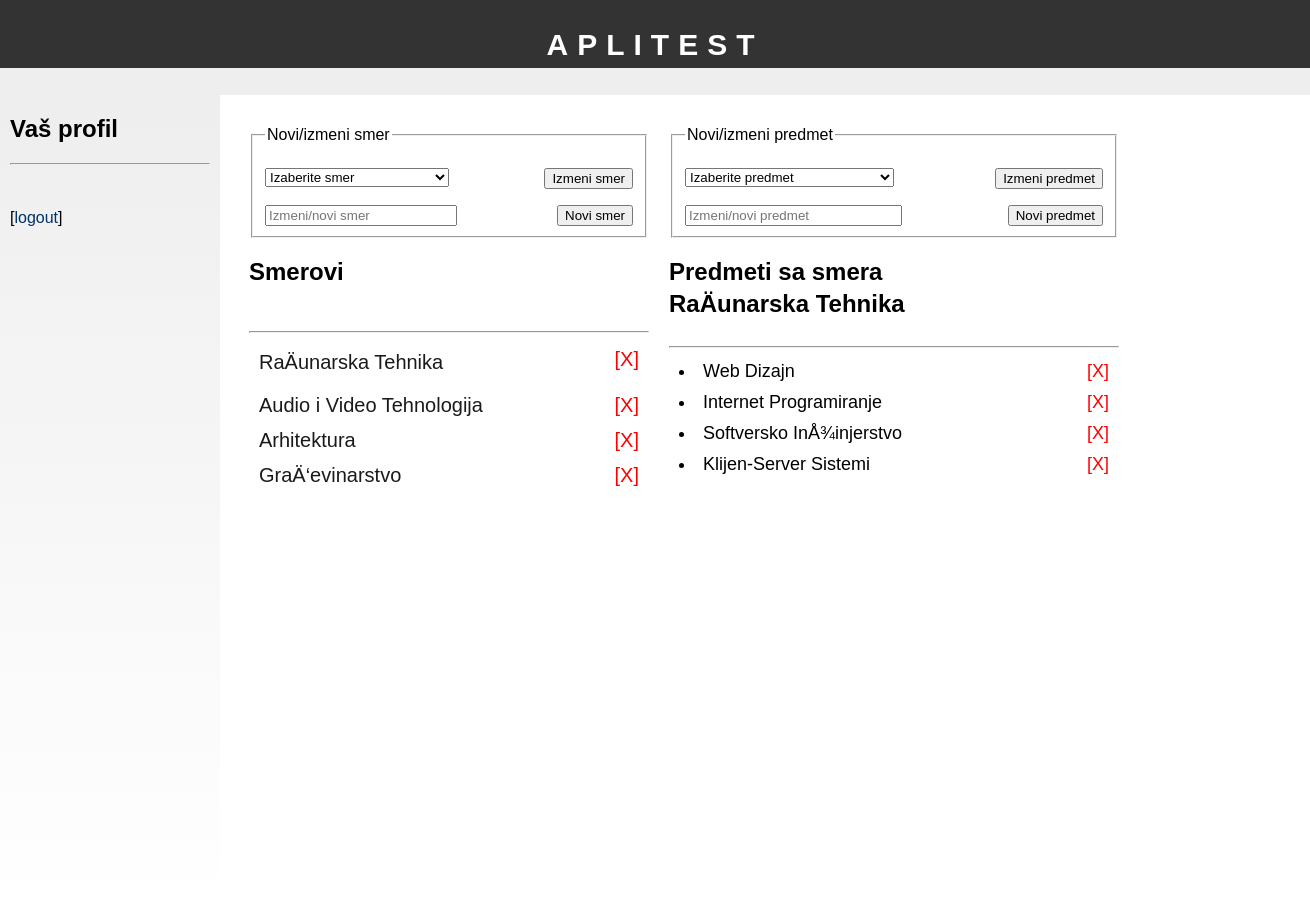
The page /admin_predmeti.php?smer=1 on the database its author committed.
### tables this page shows
CREATE TABLE `smer` (
  `id` int(11) NOT NULL,
  `naziv` varchar(100) NOT NULL
);

CREATE TABLE `predmet` (
  `id` int(11) NOT NULL,
  `naziv` varchar(100) NOT NULL,
  `id_smera` int(11) NOT NULL
);

### admin_predmeti.php (called while the page is built, shortened)
<?php
require("header.php");
include("includes/adminSmer.php");
include("includes/adminPredmet.php");
require("footer.php");
?>

### includes/adminSmer.php (the view, shortened to what this page needs)
<?php
echo"
<div class='smerovi'>
<form name='frmSmer' action='admin_predmeti.php' method='post' >
<fieldset>
	<legend>Novi/izmeni smer</legend> <br>
	<select name='selSmer' style='width:50%;'>
		<option value='' style='color:gray;' disabled selected>Izaberite smer</option>";
echo"
	</select>
	<input type='submit' name='izmSmer' value='Izmeni smer' style='float:right;'> <br><br>
	<input type='text' name='novSmer' placeholder='Izmeni/novi smer' style='width:50%;'>
	<input type='submit' name='newSmer' value='Novi smer'style='float:right;'>
</fieldset>
</form>
	<h2>Smerovi</h2><br>
	<hr>";
	$get_smer = "SELECT * FROM smer";
	$run_smer= mysqli_query($con, $get_smer);
	while($row_smer = mysqli_fetch_array($run_smer)){
		$smer_id= $row_smer['id'];
		$smer_title= $row_smer['naziv'];
		echo"<li><a href='admin_predmeti.php?smer=".$smer_id."'>$smer_title</a> <a style='color:red; float:right;'  href='delSmer.php?id=$smer_id'>[X]</a></li>";
	}
echo"
</div>";
?>

### includes/adminPredmet.php (shortened to what this page needs)
<?php
echo"
<div class='predmeti'>
<form action='' method='post'>
<fieldset>
	<legend>Novi/izmeni predmet</legend> <br>
	<select name='selPredmet' style='width:50%;'>
		<option value='' style='color:gray;' disabled selected>Izaberite predmet</option>";
echo"
	</select>
	<input type='submit' name='izmPredmet' value='Izmeni predmet' style='float:right;'> <br><br>
	<input type='text' name='novPredmet' placeholder='Izmeni/novi predmet' style='width:50%;'>
	<input type='submit' name='newPredmet' value='Novi predmet'style='float:right;'>
</fieldset>
</form>
";
if(isset($_GET['smer'])){
	$smer=$_GET['smer'];
	$sql="SELECT * FROM smer WHERE id=".$_GET['smer'];
	$run=mysqli_query($con, $sql);
	while($row = mysqli_fetch_array($run)){
	echo"
	<h2>Predmeti sa smera <br>".$row['naziv']."</h2>
	<hr>";
	}
	$get_predmet = "SELECT * FROM predmet WHERE id_smera=".$_GET['smer'];
	$run_predmet= mysqli_query($con, $get_predmet);
	while($row_predmet = mysqli_fetch_array($run_predmet)){
	$pr_id= $row_predmet['id'];
	$pr_title= $row_predmet['naziv'];
		echo"<li>$pr_title  <a style='color:red; float:right;'  href='delSmer.php?smr=$smer&id=$pr_id'>[X]</a></li>";
	}
}
echo"
</div>";
?>

### css/style.css (style rules this page uses)
body { font-family: "trebuchet ms", verdana, sans-serif; width:100%; min-width:1300px; margin:0; }
a { color:#003366; text-decoration:none; }
.smerovi { float:left; margin: 10px 20px 0 0; padding:15px 0 15px 0; width:400px; height:auto; }
.smerovi a { color:#1a1a1a; text-decoration:none; }
.smerovi li { list-style:none; padding: 7px 10px 5px 10px; font-size:20px; }
.predmeti { float:left; margin: 10px 20px 0 0; padding:15px 0 15px 0; width:450px; height:auto; }
.predmeti li,.pitanja li { padding: 5px 10px 5px 10px; font-size:18px; }
.predmeti a { color:#1a1a1a; text-decoration:none; }

### rows shown on the page
smer: naziv "RaÄunarska Tehnika"
smer: naziv "Audio i Video Tehnologija"
smer: naziv "Arhitektura"
smer: naziv "GraÄ‘evinarstvo"
predmet: naziv "Web Dizajn"
predmet: naziv "Internet Programiranje"
predmet: naziv "Softversko InÅ¾injerstvo"
predmet: naziv "Klijen-Server Sistemi"

### other values the page prints
$config_sitename "APLITEST"
